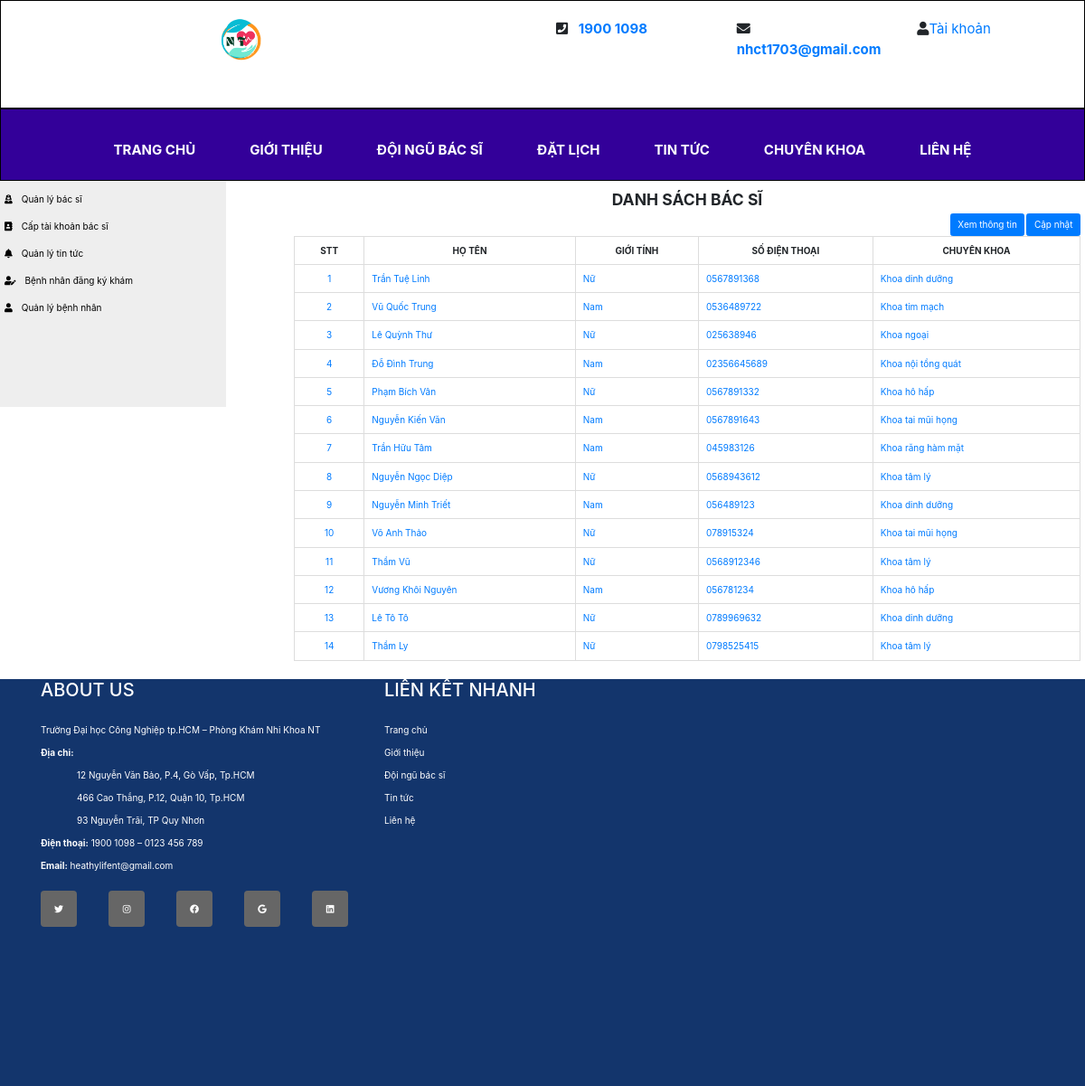
/clinic/admin/qlbacsi.php (signed in), run on the app's committed database.
### tables this page shows
CREATE TABLE `bacsi` (
  `id_bacsi` int(10) UNSIGNED NOT NULL,
  `tenbacsi` varchar(100) NOT NULL,
  `gioitinh` varchar(50) NOT NULL,
  `namsinh` year(4) NOT NULL,
  `diachi` varchar(200) NOT NULL,
  `sdt` varchar(100) NOT NULL,
  `hinhanh` varchar(200) NOT NULL,
  `mota` varchar(2000) NOT NULL,
  `id_khoa` int(11) NOT NULL,
  `id_chinhanh` int(11) NOT NULL
);

CREATE TABLE `khoa` (
  `id_khoa` int(10) UNSIGNED NOT NULL,
  `tenkhoa` varchar(200) NOT NULL,
  `hinhanh` varchar(200) NOT NULL,
  `mota1` varchar(2000) NOT NULL,
  `mota2` varchar(2000) NOT NULL,
  `id_chinhanh` int(11) NOT NULL
);

### clinic/class/clsadmin.php (called while the page is built, shortened)
<?php
class quantrivien
{
    function connect()
    {
        $con = mysqli_connect("localhost","root","","doan2");
        if(!$con)
        {
            echo'Không kết nối cơ sở liệu!';
            exit();
        }
        else
        {
           mysqli_set_charset($con,"utf8");
           return $con;
        }
    }
    function laycot($sql)
    {
        $link = $this->connect();
        $ketqua = mysqli_query($link,$sql);
        $i=mysqli_num_rows($ketqua);
        $giatri ='';
        if($i>0)
        {
            while($row = mysqli_fetch_array($ketqua))
            {
                $id = $row['0'];
                $giatri = $id;
            }
        }
        return $giatri;
    }
}
?>

### clinic/admin/qlbacsi.php (the view, shortened to what this page needs)
<?php
include("../class/clsadmin.php");
$p = new quantrivien();
?>
<!DOCTYPE html>
<html lang="en">
<head>
    <link rel="stylesheet" href="https://cdnjs.cloudflare.com/ajax/libs/font-awesome/6.1.2/css/all.min.css" />
    <link rel="stylesheet" href="bootstrap/css/bootstrap.min.css">
    <link rel="stylesheet" href="boostrap/fonts/glyphicons-halflings-regular.eot">
    <link rel="stylesheet" href="https://use.fontawesome.com/releases/v5.7.2/css/all.css"
>
   <link rel="stylesheet" href="../css/bootstrap.css">
</head>
<body>
    <?php include("header2.php"); ?>
    <?php include ("menu2.php"); ?>
    <nav>
         <ul>
            <li><a href="qlbacsi.php"><i class="fa fa-user-nurse"></i>&emsp;Quản lý bác sĩ</a></li>
            <li><a href="themTKbacsi.php"><i class="fa fa-address-book"></i>&emsp;Cấp tài khoản bác sĩ</a></li>
            <li><a href="qltintuc.php"><i class="fa fa-bell"></i>&emsp;Quản lý tin tức</a></li>
            <li><a href="xemBNdki2.php"><i class="fa fa-user-pen"></i>&emsp;Bệnh nhân đăng ký khám</a></li>
            <li><a href="qlbenhnhan2.php"><i class="fa fa-user"></i>&emsp;Quản lý bệnh nhân</a></li>
         </ul>
    </nav>
    <section>
    <div class="information">
            <div class="container" style="width:900px; margin-left:50px;">
                <h3 style="text-align: center;font-weight: bold">DANH SÁCH BÁC SĨ</h3>
                <button style="float: right;margin-left: 2px;" type="button" class="btn btn-primary"  data-toggle="modal" data-target="#sua">Cập nhật</button>
                <button style="float: right;margin-left: 2px;" type="button" class="btn btn-primary"  data-toggle="modal" data-target="#xem">Xem thông tin</button>
               <?php
                   $link = $p->connect();
                   $sql = "select * from bacsi";
                   $ketqua = mysqli_query($link,$sql);
                   $i = mysqli_num_rows($ketqua);
                   if($i>0)
                   {
                       echo'  <table class="table table-bordered">
                           <tr style="text-align: center;font-weight: bold">
                               <th >STT</th>
                               <th scope="col">HỌ TÊN</th>
                               <th>GIỚI TÍNH</th>
                               <th>SỐ ĐIỆN THOẠI</th>
                               <th>CHUYÊN KHOA</th>
                           </tr>
                       ';
                       $dem = 1;
                       while($row = mysqli_fetch_array($ketqua))
                       {
                           $id_bacsi = $row['id_bacsi'];
                           $ten = $row['tenbacsi'];
                           $gioitinh = $row['gioitinh'];
                           $sdt = $row['sdt'];
                           $id_khoa = $row['id_khoa'];
                           echo '
                               <tr>
                                   <td style="text-align: center;"><a href="?id='.$id_bacsi.'">'.$dem.'</a></td>
                                   <td><a href="?id='.$id_bacsi.'">'.$ten.'</a></td>
                                   <td><a href="?id='.$id_bacsi.'">'.$gioitinh.'</a></td>
                                   <td><a href="?id='.$id_bacsi.'">'.$sdt.'</a></td>
                                   <td><a href="?id='.$id_bacsi.'">'.$p->laycot("select tenkhoa from khoa where id_khoa ='$id_khoa'").'</a></td>
                               </tr>
                           ';
                           $dem++;
                       }
                       echo'</table>';
                    }
               ?>
            </div>
        </div>
    </section>
    <footer>
    <?php include("footer1.php");?>
    </footer>
    </body>
    </html>

### clinic/admin/qlbacsi.php (style rules this page uses)
nav { line-height:30px; background-color: #eeeeee; height:250px; width:250px; float:left; padding:5px; }
section { width:350px; float:left; padding:10px; }
footer { clear:both; }
nav ul li a { color: black; }

### clinic/admin/menu2.php (style rules this page uses)
* { margin: 0; padding: 0; box-sizing: border-box; }

### data on the page
bacsi: tenbacsi "Trần Tuệ Linh", gioitinh "Nữ", sdt "0567891368", id_khoa.tenkhoa "Khoa dinh dưỡng"
bacsi: tenbacsi "Vũ Quốc Trung", gioitinh "Nam", sdt "0536489722", id_khoa.tenkhoa "Khoa tim mạch"
bacsi: tenbacsi "Lê Quỳnh Thư", gioitinh "Nữ", sdt "025638946", id_khoa.tenkhoa "Khoa ngoại"
bacsi: tenbacsi "Đỗ Đình Trung", gioitinh "Nam", sdt "02356645689", id_khoa.tenkhoa "Khoa nội tổng quát"
bacsi: tenbacsi "Phạm Bích Vân", gioitinh "Nữ", sdt "0567891332", id_khoa.tenkhoa "Khoa hô hấp"
bacsi: tenbacsi "Nguyễn Kiến Văn", gioitinh "Nam", sdt "0567891643", id_khoa.tenkhoa "Khoa tai mũi họng"
bacsi: tenbacsi "Trần Hữu Tâm", gioitinh "Nam", sdt "045983126", id_khoa.tenkhoa "Khoa răng hàm mặt"
bacsi: tenbacsi "Nguyễn Ngọc Diệp", gioitinh "Nữ", sdt "0568943612", id_khoa.tenkhoa "Khoa tâm lý"
bacsi: tenbacsi "Nguyễn Minh Triết", gioitinh "Nam", sdt "056489123", id_khoa.tenkhoa "Khoa dinh dưỡng"
bacsi: tenbacsi "Võ Anh Thảo", gioitinh "Nữ", sdt "078915324", id_khoa.tenkhoa "Khoa tai mũi họng"
bacsi: tenbacsi "Thẩm Vũ", gioitinh "Nữ", sdt "0568912346", id_khoa.tenkhoa "Khoa tâm lý"
bacsi: tenbacsi "Vương Khôi Nguyên", gioitinh "Nam", sdt "056781234", id_khoa.tenkhoa "Khoa hô hấp"
bacsi: tenbacsi "Lê Tô Tô", gioitinh "Nữ", sdt "0789969632", id_khoa.tenkhoa "Khoa dinh dưỡng"
bacsi: tenbacsi "Thẩm Ly", gioitinh "Nữ", sdt "0798525415", id_khoa.tenkhoa "Khoa tâm lý"
